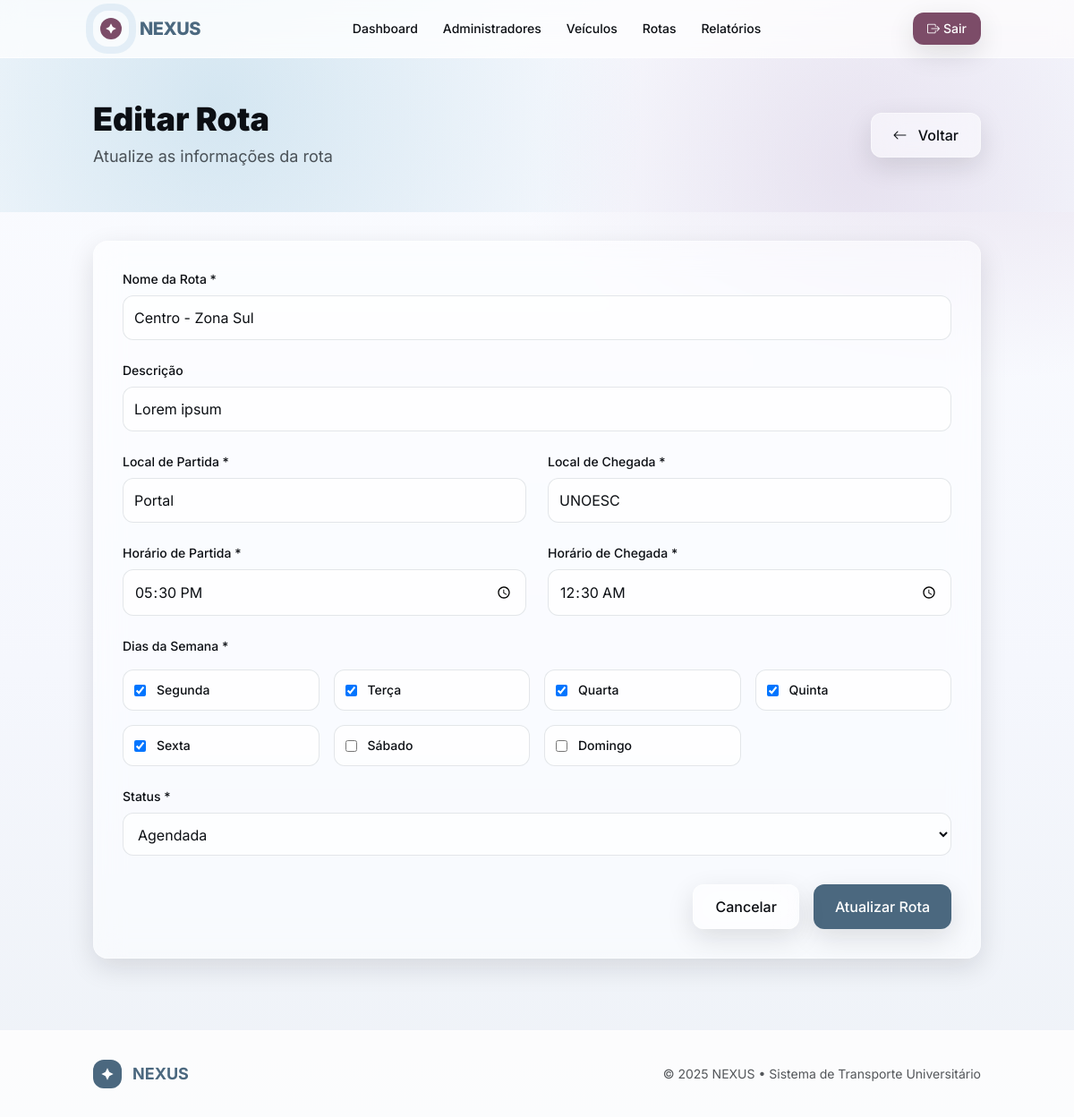
The page /manager/routes/edit/5 (signed in) on the database its author committed.
### tables this page shows
CREATE TABLE `routes` (
  `id` int(11) NOT NULL,
  `name` varchar(100) NOT NULL,
  `origin` varchar(100) DEFAULT NULL,
  `destination` varchar(100) NOT NULL,
  `route_date` date NOT NULL,
  `schedule_id` int(11) NOT NULL,
  `departure_time` time NOT NULL,
  `pickup_points` text NOT NULL,
  `max_capacity` int(11) NOT NULL,
  `driver_id` int(11) DEFAULT NULL,
  `current_occupancy` int(11) DEFAULT 0,
  `status` enum('scheduled','in_progress','completed','cancelled') DEFAULT 'scheduled',
  `active` tinyint(1) DEFAULT 1,
  `created_at` timestamp NOT NULL DEFAULT current_timestamp(),
  `updated_at` timestamp NOT NULL DEFAULT current_timestamp() ON UPDATE current_timestamp(),
  `arrival_time` time DEFAULT NULL,
  `description` text DEFAULT NULL,
  `days_of_week` varchar(100) DEFAULT NULL
);

### app/views/manager/routes/edit.php (the view, shortened to what the rows shown need)
<?php require_once __DIR__ . '/../../layouts/header.php'; ?>
<section class="gradient-hero py-12">
    <div class="container mx-auto px-4">
        <div class="flex flex-col md:flex-row justify-between items-start md:items-center gap-6">
            <div>
                <h1 class="text-3xl md:text-4xl font-black text-nexus-ink mb-2">
                    Editar Rota
                </h1>
                <p class="text-nexus-ink/70 text-lg">Atualize as informações da rota</p>
            </div>
            <a href="/nexus/manager/routes" class="frost px-6 py-3 rounded-xl text-nexus-ink font-medium shadow-soft hover:shadow-glow transition-all border border-white/40">
                <i class="bi bi-arrow-left mr-2"></i> Voltar
            </a>
        </div>
    </div>
</section>
<main class="container mx-auto py-8 px-4">
    <div class="frost rounded-2xl shadow-soft p-8">
        <form action="/nexus/manager/routes/update/<?php echo $route['id']; ?>" method="POST">
            <div class="grid grid-cols-1 gap-6 md:grid-cols-2">
                <div class="md:col-span-2">
                    <label for="name" class="block text-sm font-medium text-nexus-ink mb-2">Nome da Rota *</label>
                    <input type="text" name="name" id="name" required
                        class="w-full p-3 rounded-xl border border-gray-300/60 bg-white/70 focus:outline-none focus:ring-2 focus:ring-nexus-b focus:border-transparent transition-all"
                        value="<?php echo htmlspecialchars($route['name'] ?? ''); ?>"
                        placeholder="Ex: Rota Centro - IFSC">
                </div>
                <div class="md:col-span-2">
                    <label for="description" class="block text-sm font-medium text-nexus-ink mb-2">Descrição</label>
                    <input type="text" name="description" id="description"
                        class="w-full p-3 rounded-xl border border-gray-300/60 bg-white/70 focus:outline-none focus:ring-2 focus:ring-nexus-b focus:border-transparent transition-all"
                        value="<?php echo htmlspecialchars($route['description'] ?? ''); ?>"
                        placeholder="Ex: Rota de retorno do campus">
                </div>
                <div>
                    <label for="departure_location" class="block text-sm font-medium text-nexus-ink mb-2">Local de Partida *</label>
                    <input type="text" name="departure_location" id="departure_location" required
                        class="w-full p-3 rounded-xl border border-gray-300/60 bg-white/70 focus:outline-none focus:ring-2 focus:ring-nexus-b focus:border-transparent transition-all"
                        value="<?php echo htmlspecialchars($route['departure_location'] ?? $route['origin'] ?? ''); ?>"
                        placeholder="Ex: IFSC - Campus Florianópolis">
                </div>
                <div>
                    <label for="arrival_location" class="block text-sm font-medium text-nexus-ink mb-2">Local de Chegada *</label>
                    <input type="text" name="arrival_location" id="arrival_location" required
                        class="w-full p-3 rounded-xl border border-gray-300/60 bg-white/70 focus:outline-none focus:ring-2 focus:ring-nexus-b focus:border-transparent transition-all"
                        value="<?php echo htmlspecialchars($route['arrival_location'] ?? $route['destination'] ?? ''); ?>"
                        placeholder="Ex: Centro - Terminal Urbano">
                </div>
                <div>
                    <label for="departure_time" class="block text-sm font-medium text-nexus-ink mb-2">Horário de Partida *</label>
                    <input type="time" name="departure_time" id="departure_time" required
                        class="w-full p-3 rounded-xl border border-gray-300/60 bg-white/70 focus:outline-none focus:ring-2 focus:ring-nexus-b focus:border-transparent transition-all"
                        value="<?php echo htmlspecialchars($route['departure_time'] ?? ''); ?>">
                </div>
                <div>
                    <label for="arrival_time" class="block text-sm font-medium text-nexus-ink mb-2">Horário de Chegada *</label>
                    <input type="time" name="arrival_time" id="arrival_time" required
                        class="w-full p-3 rounded-xl border border-gray-300/60 bg-white/70 focus:outline-none focus:ring-2 focus:ring-nexus-b focus:border-transparent transition-all"
                        value="<?php echo htmlspecialchars($route['arrival_time'] ?? ''); ?>">
                </div>
                <div class="md:col-span-2">
                    <label class="block text-sm font-medium text-nexus-ink mb-4">Dias da Semana *</label>
                    <div class="grid grid-cols-2 sm:grid-cols-4 gap-4">
                        <?php
                        $days = [
                            'Segunda' => 'mon',
                            'Terça' => 'tue',
                            'Quarta' => 'wed',
                            'Quinta' => 'thu',
                            'Sexta' => 'fri',
                            'Sábado' => 'sat',
                            'Domingo' => 'sun'
                        ];
                        $selectedDays = [];
                        if (isset($route['days_of_week']) && !empty($route['days_of_week'])) {
                            if (is_string($route['days_of_week'])) {
                                $selectedDays = explode(',', $route['days_of_week']);
                                $selectedDays = array_map('trim', $selectedDays);
                            } else if (is_array($route['days_of_week'])) {
                                $selectedDays = $route['days_of_week'];
                            }
                        }
                        foreach ($days as $label => $value):
                            $isChecked = in_array($value, $selectedDays);
                        ?>
                        <div class="flex items-center p-3 rounded-xl border border-gray-300/60 bg-white/70 hover:bg-white transition-all">
                            <input type="checkbox" name="days_of_week[]" value="<?= $value ?>"
                                id="day_<?= $value ?>"
                                class="rounded border-gray-300 text-nexus-b focus:ring-nexus-b"
                                <?= $isChecked ? 'checked' : '' ?>>
                            <label for="day_<?= $value ?>" class="ml-3 text-sm font-medium text-nexus-ink"><?= $label ?></label>
                        </div>
                        <?php endforeach; ?>
                    </div>
                </div>
                <div class="md:col-span-2">
                    <label for="status" class="block text-sm font-medium text-nexus-ink mb-2">Status *</label>
                    <select name="status" id="status" required
                        class="w-full p-3 rounded-xl border border-gray-300/60 bg-white/70 focus:outline-none focus:ring-2 focus:ring-nexus-b focus:border-transparent transition-all">
                        <?php
                        $currentStatus = $route['status'] ?? 'Ativo';
                        $statusOptions = [
                            'Ativo' => 'Ativo',
                            'Inativo' => 'Inativo',
                            'scheduled' => 'Agendada',
                            'in_progress' => 'Em Andamento',
                            'completed' => 'Concluída',
                            'cancelled' => 'Cancelada'
                        ];
                        foreach ($statusOptions as $value => $label):
                            $selected = ($currentStatus === $value) ? 'selected' : '';
                        ?>
                        <option value="<?= $value ?>" <?= $selected ?>><?= $label ?></option>
                        <?php endforeach; ?>
                    </select>
                </div>
            </div>
            <div class="mt-8 flex justify-end space-x-4">
                <a href="/nexus/manager/routes" class="frost px-6 py-3 rounded-xl text-nexus-ink font-medium shadow-soft hover:shadow-glow transition-all border border-white/40">
                    Cancelar
                </a>
                <button type="submit" class="px-6 py-3 rounded-xl text-white font-medium shadow-soft hover:shadow-glow-lg transition-all" style="background:var(--nexus-a)">
                    Atualizar Rota
                </button>
            </div>
        </form>
    </div>
</main>
<?php require_once __DIR__ . '/../../layouts/footer.php'; ?>

### app/core/Router.php (shortened to what the rows shown need)
<?php
class Router {
    private $routes = [];
    public function addRoute($method, $path, $controllerAction) {
        $this->routes[] = [
            'method' => $method,
            'path' => $path,
            'controllerAction' => $controllerAction
        ];
    }
    public function dispatch() {
        $requestMethod = $_SERVER['REQUEST_METHOD'];
        $requestUri = parse_url($_SERVER['REQUEST_URI'], PHP_URL_PATH);
        $scriptName = $_SERVER['SCRIPT_NAME'];
        $baseDir = rtrim(dirname($scriptName), '\\/');
        if ($baseDir && $baseDir !== '.') {
            if (strpos($requestUri, $baseDir) === 0) {
                $requestUri = substr($requestUri, strlen($baseDir));
            }
        }
        foreach ($this->routes as $route) {
            $pattern = preg_replace('/\{([a-zA-Z]+)\}/', '(?P<\1>[^/]+)', $route['path']);
            $pattern = '@^' . $pattern . '$@D';
            if ($route['method'] === $requestMethod && preg_match($pattern, $requestUri, $matches)) {
                list($controller, $action) = explode('@', $route['controllerAction']);
                $controllerInstance = new $controller();
                $params = array_filter($matches, function($key) {
                    return !is_numeric($key);
                }, ARRAY_FILTER_USE_KEY);
                call_user_func_array([$controllerInstance, $action], array_values($params));
                return;
            }
        }
    }
}
?>

### app/views/layouts/header.php (shortened to what the rows shown need)
<!DOCTYPE html>
<html lang="pt-br">
<head>
    <script src="https://cdn.tailwindcss.com"></script>
    <link rel="stylesheet" href="https://cdn.jsdelivr.net/npm/bootstrap-icons@1.11.1/font/bootstrap-icons.css">
</head>
<body class="bg-nexus-base text-nexus-ink gradient-surface min-h-screen">
    <header class="sticky top-0 z-40 backdrop-blur-md bg-white/70 border-b border-white/60">
        <nav class="container mx-auto flex items-center justify-between py-3 px-4">
            <div class="flex items-center gap-3">
                <div class="relative w-10 h-10 brand-ring rounded-2xl grid place-items-center">
                    <span class="w-6 h-6 inline-grid place-items-center rounded-xl" style="background:var(--nexus-f)">
                        <svg width="14" height="14" viewBox="0 0 24 24" fill="#fff" xmlns="http://www.w3.org/2000/svg">
                            <path d="M12 2l3.3 6.7L22 12l-6.7 3.3L12 22l-3.3-6.7L2 12l6.7-3.3L12 2z"/>
                        </svg>
                    </span>
                </div>
                <span class="text-xl font-extrabold tracking-tight" style="color:var(--nexus-a)">NEXUS</span>
            </div>
            <div class="hidden md:flex items-center gap-7 text-sm">
                <a href="/nexus/dashboard" class="hover:opacity-80 transition-all font-medium">Dashboard</a>
                <?php if (isset($_SESSION['user_type']) && $_SESSION['user_type'] === 'admin'): ?>
                <a href="/nexus/manager/users" class="hover:opacity-80 transition-all font-medium">Administradores</a>
                <a href="/nexus/manager/vehicles" class="hover:opacity-80 transition-all font-medium">Veículos</a>
                <a href="/nexus/manager/routes" class="hover:opacity-80 transition-all font-medium">Rotas</a>
                <a href="/nexus/manager/reports" class="hover:opacity-80 transition-all font-medium">Relatórios</a>
                <?php endif; ?>
            </div>
            <div class="flex items-center gap-4">
                <?php if (isset($_SESSION['user_id'])): ?>
                    <a href="/nexus/logout" class="text-sm px-4 py-2 rounded-xl text-white font-medium shadow-soft hover:shadow-glow transition-all" style="background:var(--nexus-f)">
                        <i class="bi bi-box-arrow-right mr-1"></i>Sair
                    </a>
                <?php else: ?>
                    <a href="/nexus/login" class="text-sm px-4 py-2 rounded-xl text-white font-medium shadow-soft hover:shadow-glow transition-all" style="background:var(--nexus-b)">
                        <i class="bi bi-box-arrow-in-right mr-1"></i>Entrar
                    </a>
                <?php endif; ?>
            </div>
        </nav>
    </header>
    <main>

### app/views/layouts/footer.php (shortened to what the rows shown need)
    </main>
    <footer class="bg-white/80 border-t border-white/60 py-8 mt-12">
        <div class="container mx-auto px-4">
            <div class="flex flex-col md:flex-row justify-between items-center gap-6">
                <div class="flex items-center gap-3">
                    <div class="w-8 h-8 rounded-xl grid place-items-center" style="background:var(--nexus-a)">
                        <svg width="16" height="16" viewBox="0 0 24 24" fill="#fff" xmlns="http://www.w3.org/2000/svg">
                            <path d="M12 2l3.3 6.7L22 12l-6.7 3.3L12 22l-3.3-6.7L2 12l6.7-3.3L12 2z"/>
                        </svg>
                    </div>
                    <span class="text-lg font-bold" style="color:var(--nexus-a)">NEXUS</span>
                </div>
                <div class="text-sm text-nexus-ink/70">
                    © <?php echo date('Y'); ?> NEXUS • Sistema de Transporte Universitário
                </div>
            </div>
        </div>
    </footer>
</body>
</html>

### rows shown on the page
routes: name "Centro - Zona Sul", description "Lorem ipsum", departure_location "Portal", arrival_location "UNOESC", departure_time "17:30:00", arrival_time "00:30:00", days_of_week "☑", label "Segunda", label "Terça", label "Quarta", label "Quinta", label "Sexta", label "Sábado", label "Domingo"

### other values the page prints
form field status "Agendada"
